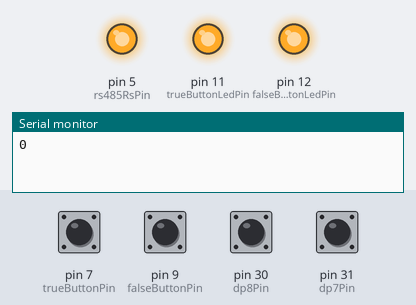
Simulated run of this sketch. Board: Arduino Mega 2560, built with avr-gcc and run on an emulated ATmega2560. Parts: output pins drawn as LEDs (lit = HIGH), the last lines printed to the serial monitor. Dashed ring = blinking. Inputs (shaded band) come from the test bench; at power-on: pin 7 (trueButtonPin), pin 9 (falseButtonPin), pin 30 (dp8Pin), pin 31 (dp7Pin) HIGH.

Above: at 1.1 s.
At 1.8 s:
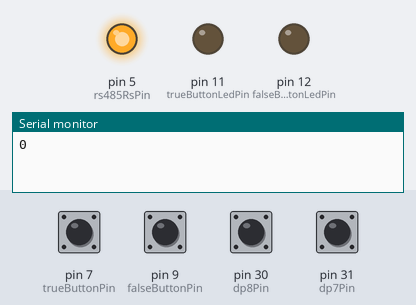
1.9 s: pin 7 (trueButtonPin) pulled LOW for 0.15 s
At 3.3 s:
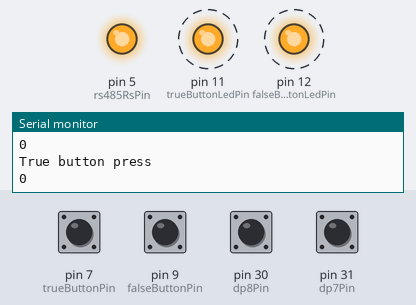
4.9 s: pin 9 (falseButtonPin) pulled LOW for 0.15 s
Timing chart, 0 to 13.9 s (numbered marks = the images above; inputs shaded):
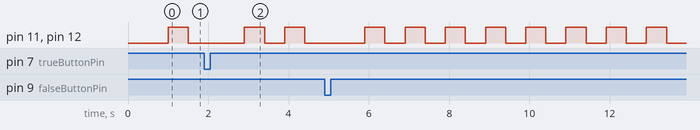

Measured:
- by itself, pin 11 (trueButtonLedPin), pin 12 (falseButtonLedPin): alternates HIGH for 0.50 s and LOW for 0.50 s

The sketch:

capPodiumV4.ino
```cpp
/*
 * Podium controller for Steve Lambert's "Capitalism Works for Me" art piece
 *
 * Sketch modified by Robert Zacharias, rz@rzach.me, 2018; see <https://github.com/robzach/capitalism-works-for-me>
 */


#include <SPI.h>

//rs485
const int rs485RsPin = 5;

//buttons
const int trueButtonPin = 7;
const int falseButtonPin = 9;

const int trueButtonLedPin = 11;
const int falseButtonLedPin = 12;

//dip

const int dp8Pin = 30;
const int dp7Pin = 31;
const int dp6Pin = 32;
const int dp5Pin = 33;
const int dp4Pin = 34;
const int dp3Pin = 35;
const int dp2Pin = 36;
const int dp1Pin = 37;

//flags
boolean delayFlag = true;

//delay
int ledState = LOW;
unsigned long previousMillis = 0;
unsigned long interval = 500;

void setup() {
  Serial.begin(9600);
  Serial1.begin(9600);
  Serial2.begin(9600);
  Serial1.write(0x76); //clear display


  pinMode(dp8Pin, INPUT);
  pinMode(dp7Pin, INPUT);
  pinMode(dp6Pin, INPUT);
  pinMode(dp5Pin, INPUT);
  pinMode(dp4Pin, INPUT);
  pinMode(dp3Pin, INPUT);
  pinMode(dp2Pin, INPUT);
  pinMode(dp1Pin, INPUT);

  //set DIP pullups
  digitalWrite(dp8Pin, HIGH);
  digitalWrite(dp7Pin, HIGH);
  digitalWrite(dp6Pin, HIGH);
  digitalWrite(dp5Pin, HIGH);
  digitalWrite(dp4Pin, HIGH);
  digitalWrite(dp3Pin, HIGH);
  digitalWrite(dp2Pin, HIGH);
  digitalWrite(dp1Pin, HIGH);

  //rs-485
  pinMode(rs485RsPin, OUTPUT);
  digitalWrite(rs485RsPin, HIGH); //set transmit

  //buttons
  pinMode(trueButtonPin, INPUT);
  pinMode(falseButtonPin, INPUT);
  digitalWrite(trueButtonPin, HIGH);
  digitalWrite(falseButtonPin, HIGH);
  pinMode(trueButtonLedPin, OUTPUT);
  pinMode(falseButtonLedPin, OUTPUT);
}

void loop(){
  int delayTime = 0;
  if(!digitalRead(dp8Pin) && !digitalRead(dp7Pin)){
    delayTime = 60;
  }
  else if(!digitalRead(dp8Pin)){
    delayTime = 15;
  }

  else if(!digitalRead(dp7Pin)){
    delayTime = 30;
  }

  else{
    delayTime = 0;
  }

  if(delayFlag){
    //turn off button led
    digitalWrite(trueButtonLedPin, LOW);
    digitalWrite(falseButtonLedPin, LOW);

    for(int i = delayTime; i >= 0 ; i--)
    {
      ledSendInt(i, true);
      Serial.println(i);
      delay(1000); //delay 1 sec
    }
    delayFlag = false;
  }

  if(!digitalRead(trueButtonPin)){
    Serial2.write(1); //send rs-485
    Serial.println("True button press");
    delayFlag = true;

  }

  else if (!digitalRead(falseButtonPin)){
    Serial2.write(2); //send rs-485
    Serial.println("False button press");
    delayFlag = true;
  }

  //blink led
  unsigned long currentMillis = millis();
  if(currentMillis - previousMillis > interval) {
    previousMillis = currentMillis;
    if(ledState == LOW) ledState = HIGH;
    else ledState = LOW;
    digitalWrite(trueButtonLedPin, ledState);
    digitalWrite(falseButtonLedPin, ledState);
  }
}

void ledSendInt(int number, boolean colon){
  byte ledBuffer[4];
  //Serial1.write(0x76); //clear
  if(colon){
    //colon
    Serial1.write(0x77);
    Serial1.write(16);
  }
  else{
    //colon
    Serial1.write(0x77);
    Serial1.write(byte(0x00));
  }
  ledBuffer[0] = ((number%10000) - (number%1000))/1000;
  ledBuffer[1] = ((number%1000) - (number%100))/100;
  ledBuffer[2] = ((number%100) - (number%10))/10;
  ledBuffer[3] = number%10;
  Serial1.write(ledBuffer,4);
  return;
}
```
